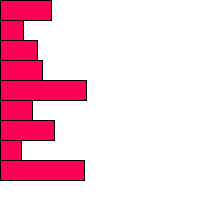
Frame 1 (no input)
Frame 60 (the mouse pressed at the canvas centre just before this capture): identical to frame 1, image omitted
Frame 120 (the mouse held since frame 60 and released just before this capture): identical to frame 1, image omitted

The Processing sketch that drew this single still picture (run headless with seeded random() and noise(); from frame 60 on, the mouse is pressed at the canvas centre):

// Processing sketch: arrays
// ── arrays.pde
void setup() {
  size(200, 200);
  background(#FFFFFF);
}
void draw() {
  int[] bars = {51, 23, 37, 42, 86, 32, 54, 21, 84};

  for (int i = 0; i < bars.length; i++) {
      fill(#FF0055);
    rect(0, i*20, bars[i], 20);
  }
}
